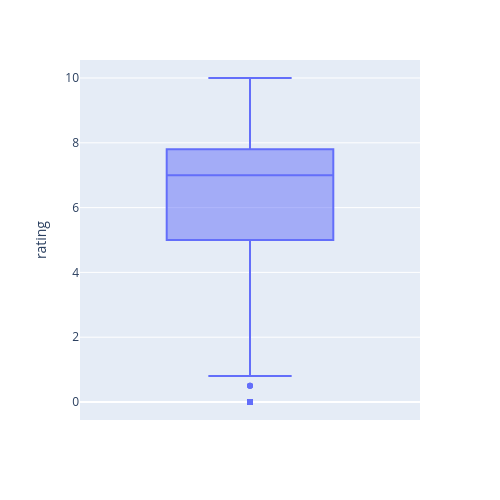
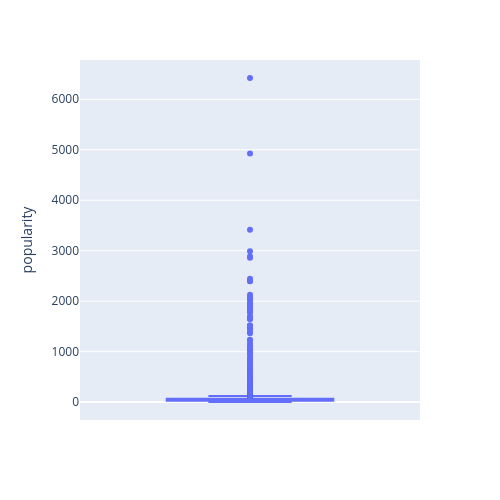
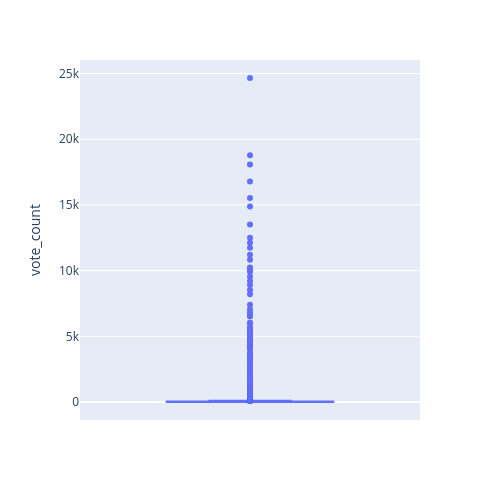

These figures' notebook cell, in order:
### Markdown cell above
### Outliers

### Code cell
numeric_cols = ['rating', 'popularity', 'vote_count']

for c in numeric_cols:
    box_fig = px.box(df, y = c, height=500, width=500)
    box_fig.show()

# popularity and vote_count are very skewed

### Figure 1 — Plotly figure (JSON) as saved in the notebook; plotly's stock layout.template omitted (floating-point values rounded to 4 significant figures; data arrays with more than 128 entries replaced by an {"elided": "..."} marker saying what was removed)
{"data": [{"alignmentgroup": "True", "hovertemplate": "rating=%{y}<extra></extra>", "legendgroup": "", "marker": {"color": "#636efa"}, "name": "", "notched": false, "offsetgroup": "", "orientation": "v", "showlegend": false, "type": "box", "x0": " ", "xaxis": "x", "y": {"elided": "13324 float values"}, "y0": " ", "yaxis": "y"}], "layout": {"boxmode": "group", "height": 500, "legend": {"tracegroupgap": 0}, "margin": {"t": 60}, "width": 500, "xaxis": {"anchor": "y", "domain": [0, 1]}, "yaxis": {"anchor": "x", "domain": [0, 1], "title": {"text": "rating"}}}}

### Figure 2 — Plotly figure (JSON) as saved in the notebook; plotly's stock layout.template omitted (floating-point values rounded to 4 significant figures; data arrays with more than 128 entries replaced by an {"elided": "..."} marker saying what was removed)
{"data": [{"alignmentgroup": "True", "hovertemplate": "popularity=%{y}<extra></extra>", "legendgroup": "", "marker": {"color": "#636efa"}, "name": "", "notched": false, "offsetgroup": "", "orientation": "v", "showlegend": false, "type": "box", "x0": " ", "xaxis": "x", "y": {"elided": "13324 float values"}, "y0": " ", "yaxis": "y"}], "layout": {"boxmode": "group", "height": 500, "legend": {"tracegroupgap": 0}, "margin": {"t": 60}, "width": 500, "xaxis": {"anchor": "y", "domain": [0, 1]}, "yaxis": {"anchor": "x", "domain": [0, 1], "title": {"text": "popularity"}}}}

### Figure 3 — Plotly figure (JSON) as saved in the notebook; plotly's stock layout.template omitted (floating-point values rounded to 4 significant figures; data arrays with more than 128 entries replaced by an {"elided": "..."} marker saying what was removed)
{"data": [{"alignmentgroup": "True", "hovertemplate": "vote_count=%{y}<extra></extra>", "legendgroup": "", "marker": {"color": "#636efa"}, "name": "", "notched": false, "offsetgroup": "", "orientation": "v", "showlegend": false, "type": "box", "x0": " ", "xaxis": "x", "y": {"elided": "13324 int values"}, "y0": " ", "yaxis": "y"}], "layout": {"boxmode": "group", "height": 500, "legend": {"tracegroupgap": 0}, "margin": {"t": 60}, "width": 500, "xaxis": {"anchor": "y", "domain": [0, 1]}, "yaxis": {"anchor": "x", "domain": [0, 1], "title": {"text": "vote_count"}}}}
